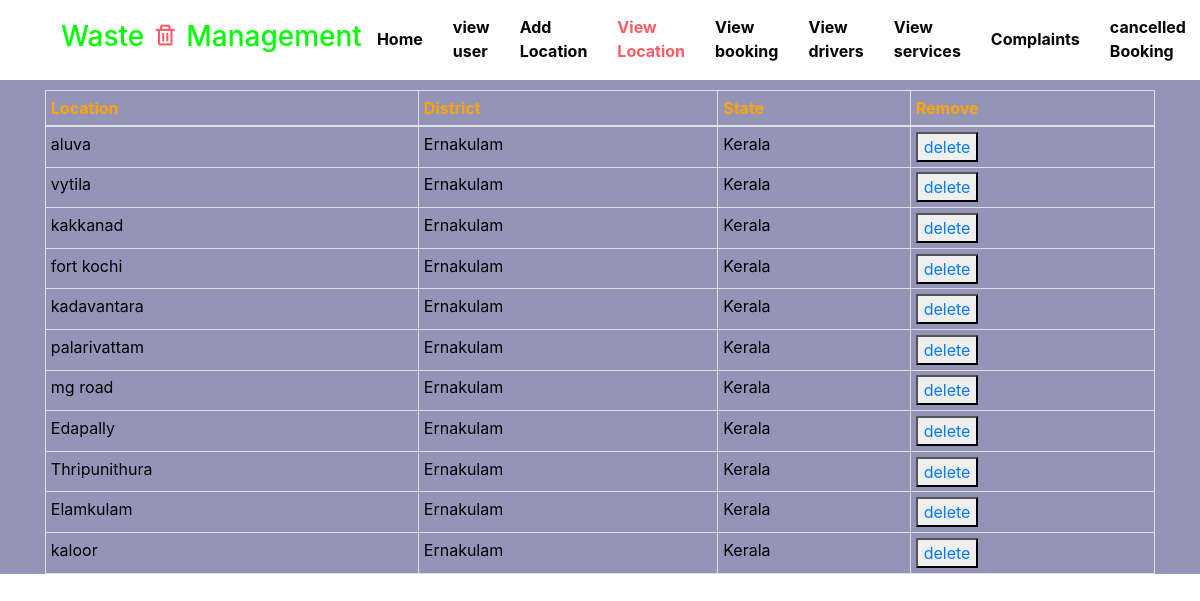
The page /viewlocation on the database its author committed.
### app1/models.py (models this page shows)
class add_location(models.Model):
    location = models.CharField(max_length=100)
    district = models.CharField(max_length=100,default="Ernakulam")
    state = models.CharField(max_length=100, default="Kerala")

### app1/views.py (the view)
# urls.py: path('viewlocation', views.viewlocation),
def viewlocation(request):
    d = add_location.objects.all()
    return render(request, "viewlocation.html", {'a': d})

### template/viewlocation.html (shortened to what this page needs)
<!doctype html>
{% load static %}
<html lang="en">
<head>
    <link rel="stylesheet" href="{% static 'assets/css/style-starter.css' %}">
  <link rel="stylesheet" href="https://cdn.jsdelivr.net/npm/bootstrap@4.6.2/dist/css/bootstrap.min.css">
  <link rel="stylesheet" href="https://cdn.jsdelivr.net/npm/bootstrap@4.6.2/dist/css/bootstrap.min.css">
    <link href='https://unpkg.com/boxicons@2.1.4/css/boxicons.min.css' rel='stylesheet'>
</head>
<body style="background-color:#9494b8">
    <header id="site-header" class="fixed-top">
        <div class="container">
            <nav class="navbar navbar-expand-lg stroke">
                <h1>
                    <a class="navbar-brand" href="index">
                        <h3 style="color:  #00ff00">Waste <i class='bx bx-trash'></i> Management</h3>
                    </a>
                </h1>
                <div class="collapse navbar-collapse" id="navbarTogglerDemo02">
                    <ul class="navbar-nav mx-lg-auto">
                          <li class="nav-item">
                            <a class="nav-link" href="adminhome">Home </span></a>
                        </li>
                        <li class="nav-item">
                            <a class="nav-link" href="adminviewuser">view user</a>
                        </li>
                        <li class="nav-item">
                            <a class="nav-link" href="addlocation">Add Location</a>
                        </li>
                        <li class="nav-item active">
                            <a class="nav-link" href="viewlocation">View Location</a>
                        </li>
                         <li class="nav-item">
                            <a class="nav-link" href="viewbooking">View booking</a>
                        </li>
                        <li class="nav-item">
                            <a class="nav-link" href="viewdrivers">View drivers</a>
                        </li>
                         <li class="nav-item">
                            <a class="nav-link" href="viewservice">View services</a>
                        </li>
                        <li class="nav-item">
                            <a class="nav-link" href="showcomplaints">Complaints</a>
                        </li>
                         <li class="nav-item">
                            <a class="nav-link" href="admin_c_booking">cancelled Booking</a>
                        </li>
                    </ul>
                </div>
                        </div>
    </header>
<div class="container">
  <h2>Small Table</h2>
  <p>The .table-sm class makes the table smaller by cutting cell padding in half:</p>
  <table class="table table-bordered table-sm">
    <thead>
      <tr>
        <th style="color:orange">Location<b></b></th>
        <th style="color:orange">District<b></b></th>
        <th style="color:orange">State<b></b></th>
        <th style="color:orange">Remove<b></b></th>
      </tr>
    </thead>
    <tbody>
    {% for i in a %}
      <tr>
        <td style="color:black">{{i.location}}</td>
          <td style="color:black">{{i.district}}</td>
          <td style="color:black">{{i.state}}</td>
          <td><button><a href="delet_l/{{i.id}}">delete</a></button></td>
      </tr>
    {% endfor %}
    </tbody>
  </table>
</div>
</body>
</html>

### rows shown on the page
add_location: location "aluva", district "Ernakulam", state "Kerala"
add_location: location "vytila", district "Ernakulam", state "Kerala"
add_location: location "kakkanad", district "Ernakulam", state "Kerala"
add_location: location "fort kochi", district "Ernakulam", state "Kerala"
add_location: location "kadavantara", district "Ernakulam", state "Kerala"
add_location: location "palarivattam", district "Ernakulam", state "Kerala"
add_location: location "mg road", district "Ernakulam", state "Kerala"
add_location: location "Edapally", district "Ernakulam", state "Kerala"
add_location: location "Thripunithura", district "Ernakulam", state "Kerala"
add_location: location "Elamkulam", district "Ernakulam", state "Kerala"
add_location: location "kaloor", district "Ernakulam", state "Kerala"
